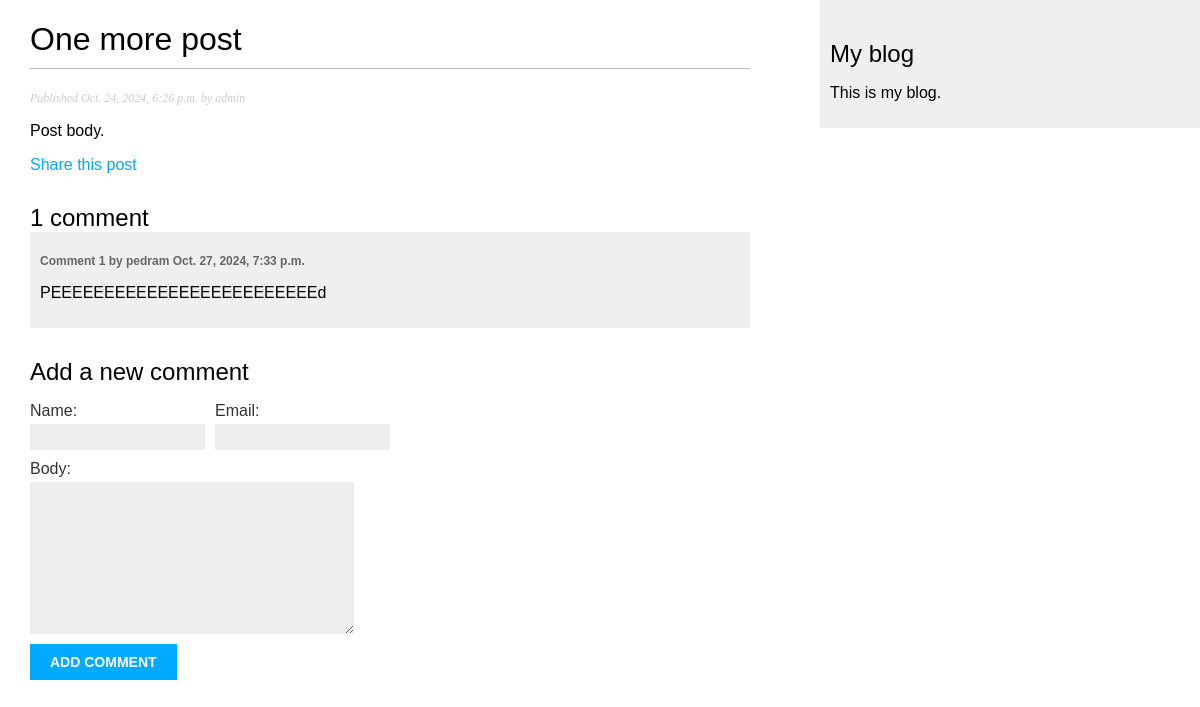
Page /blog/2024/10/24/one-more-post on the committed database.
### blog/models.py (models this page shows, shortened)
class Post(models.Model):
    class Status(models.TextChoices):
        DRAFT = "DF", "Draft"
        PUBLISHED = "PB", "PUBLISHED"
    title = models.CharField(max_length=250)
    slug = models.SlugField(max_length=250, unique_for_date="publish")
    author = models.ForeignKey(
        settings.AUTH_USER_MODEL,
        on_delete=models.CASCADE,
        related_name="blog_posts"
    )
    body = models.TextField()
    publish = models.DateTimeField(default=timezone.now)
    created = models.DateTimeField(auto_now_add=True)
    updated = models.DateTimeField(auto_now=True)
    status = models.CharField(
        max_length=2,
        choices=Status,
        default=Status.DRAFT
    )
    tags = TaggableManager()
    objects = models.Manager()  # The default manager
    published = PublishedManager()  # Our custom manager
    class Meta:
        ordering = ["-publish"]
        indexes = [
            models.Index(fields=["-publish"])
        ]

class Comment(models.Model):
    post = models.ForeignKey(
        Post, on_delete=models.CASCADE, related_name="comments")
    name = models.CharField(max_length=80)
    email = models.EmailField()
    body = models.TextField()
    created = models.DateTimeField(auto_now_add=True)
    updated = models.DateTimeField(auto_now=True)
    active = models.BooleanField(default=True)
    class Meta:
        ordering = ['created']
        indexes = [
            models.Index(fields=['created'])
        ]

### blog/views.py (the view)
def post_detail(request, year, month, day, post):
    post = get_object_or_404(Post, status=Post.Status.PUBLISHED, slug=post,
                             publish__year=year, publish__month=month, publish__day=day)
    comments = post.comments.filter(active=True)
    form = CommentForm()
    return render(request, "blog/post/detail.html", {"post": post, "comments": comments, "form": form})

### blog/forms.py
class CommentForm(forms.ModelForm):
    class Meta:
        model = Comment
        fields = ["name", "email", "body"]

### blog/templates/blog/post/detail.html (shortened to what this page needs)
{% extends "blog/base.html" %}
{% block content %}
  <h1>{{ post.title }}</h1>
  <p class="date">
    Published {{ post.publish }} by {{ post.author }}
  </p>
  {{ post.body|linebreaks }}
  <p>
    <a href="{% url "blog:post_share" post.id %}">
      Share this post
    </a>
  </p>
  {% with comments.count as total_comments %}
    <h2>
      {{ total_comments }} comment{{ total_comments|pluralize }}
    </h2>
  {% endwith %}
  {% for comment in comments %}
  <div class="comment">
  <p class="info">
  Comment {{ forloop.counter }} by {{ comment.name }}
  {{ comment.created }}
  </p>
  {{ comment.body|linebreaks }}
  </div>
  {% empty %}
  <p>There are no comments.</p>
  {% endfor %}
  {% include "blog/post/includes/comment_form.html" %}
{% endblock %}

### blog/static/css/blog.css (style rules this page uses)
body { margin:0; padding:0; font-family:helvetica, sans-serif; }
a { color:#00abff; text-decoration:none; }
h1 { font-weight:normal; border-bottom:1px solid #bbb; padding:0 0 10px 0; }
h2 { font-weight:normal; margin:30px 0 0; }
p.date { color:#ccc; font-family: georgia, serif; font-size: 12px; font-style: italic; }
label { float:left; clear:both; color:#333; margin-bottom:4px; }
input, textarea { clear:both; float:left; margin:0 0 10px; background:#ededed; border:0; padding:6px 10px; font-size:12px; }
.comment { padding:10px; }
.comment:nth-child(even) { background:#efefef; }
.comment .info { font-weight:bold; font-size:12px; color:#666; }

### rows in the picture
Post: title "One more post", publish "Oct. 24, 2024, 6:26 p.m.", author "admin", body "Post body."
Comment: name "pedram", created "Oct. 27, 2024, 7:33 p.m.", body "PEEEEEEEEEEEEEEEEEEEEEEEEEd"

### other values in the picture
{{ total_comments }} "1"
